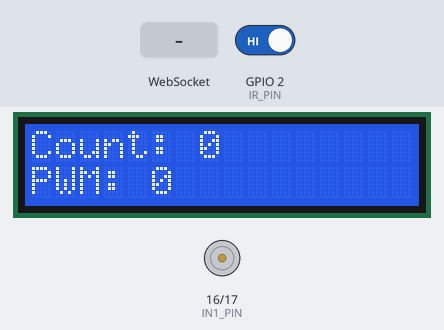
Recording of a program running on a simulated ESP32. On the bench: 16×2 character LCD, motor-driver pin pairs drawn as motors (green arrow = first pin HIGH = forward, orange = second pin HIGH = backward, longer = more drive, scaled by the enable pin). The inputs (shaded band) are chosen by the test bench; at power-on: GPIO 2 (IR_PIN) HIGH. WiFi joins after 1.5 s; servers stay silent unless stated; what the program prints to the serial monitor is not drawn.

Above: at 3.5 s.
3.6 s: WebSocket text "1" received
At 5.0 s:
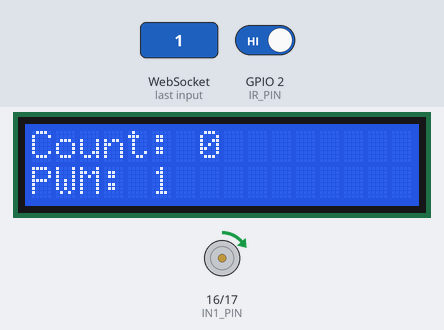
5.3 s: WebSocket text "90" received
At 6.5 s:
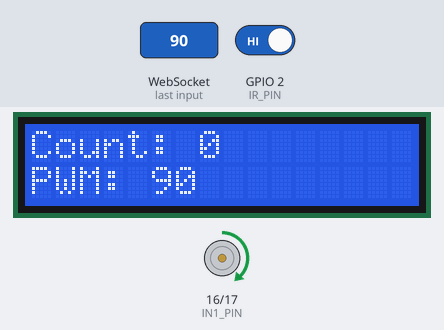
6.9 s: WebSocket text "200" received
At 7.8 s:
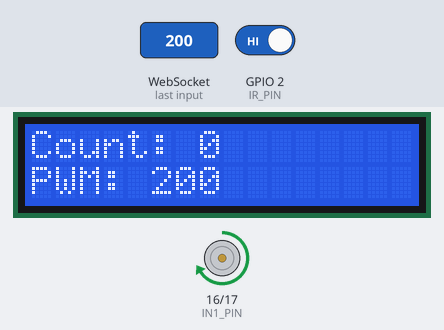
8.5 s: GPIO 2 (IR_PIN) driven LOW
At 9.2 s:
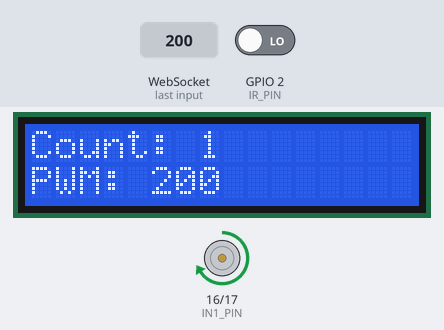
Timing chart, 0 to 11.1 s (numbered marks = the images above; inputs shaded):
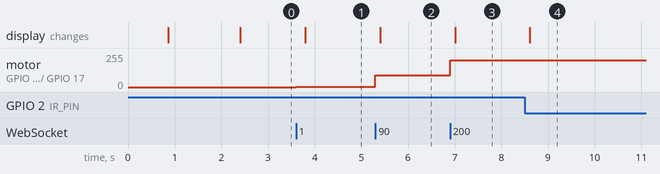

Measured:
- after the input at 3.6 s, motor on GPIO 16 (IN1_PIN) / GPIO 17 (IN2_PIN): stopped → forward 1/255 at once; the display: changes after 0.20 s (image 1)
- after the input at 5.3 s, motor on GPIO 16 (IN1_PIN) / GPIO 17 (IN2_PIN): forward 1/255 → forward 90/255 at once; the display: changes after 0.11 s (image 2)
- after the input at 6.9 s, motor on GPIO 16 (IN1_PIN) / GPIO 17 (IN2_PIN): forward 90/255 → forward 199/255 at once; the display: changes after 0.11 s (image 3)
- after the input at 8.5 s, the display: changes after 0.11 s (image 4)

The program:

main.cpp
```cpp
#include <Arduino.h>
#include <WiFi.h>
#include <esp_now.h>
#include <esp_wifi.h>
#include <Wire.h>
#include <LiquidCrystal_I2C.h>
#include <WebSocketsClient.h> // Library Baru untuk Railway

#define IR_PIN 2
#define SDA_PIN 21
#define SCL_PIN 22

#define ENA_PIN 15
#define IN1_PIN 16
#define IN2_PIN 17

LiquidCrystal_I2C lcd(0x27, 16, 2);

// --- ISI DENGAN HOTSPOT HP KAMU ---
const char* ssid = "Joanna R";
const char* password = "yayayaya";

// --- ISI DENGAN URL RAILWAY (TANPA wss:// DAN TANPA / DI AKHIR) ---
const char* websocket_server = "websocket-production-f022.up.railway.app";
const uint16_t websocket_port = 443; // 443 Wajib untuk WSS (Aman)

WebSocketsClient webSocket;

const int PWM_CH = 0;
const int PWM_FREQ = 20000;
const int PWM_RES = 8;
volatile int pwmValue = 0;

uint32_t counter = 0;
int lastIR = HIGH;
const unsigned long COUNT_LOCKOUT_MS = 80;
unsigned long lastCountMs = 0;
const unsigned long LCD_INTERVAL = 200;
unsigned long lastLcdMs = 0;

typedef struct __attribute__((packed)) { uint8_t emergency; } EspNowMsg;
volatile bool emergencyStop = false;
bool lastEmergencyStop = false;

void motorForward(int pwm) {
  if(emergencyStop) return;
  pwm = constrain(pwm, 0, 255);
  digitalWrite(IN1_PIN, HIGH);
  digitalWrite(IN2_PIN, LOW);
  ledcWrite(PWM_CH, pwm);
}

void motorStop() {
  ledcWrite(PWM_CH, 0);
  digitalWrite(IN1_PIN, LOW);
  digitalWrite(IN2_PIN, LOW);
}

void lcdShowEmergency() {
  lcd.clear();
  lcd.setCursor(0, 0);
  lcd.print("EMERGENCY STOP!!");
  lcd.setCursor(0, 1);
  lcd.print("Motor berhenti");
}

void lcdShowRunTemplate() {
  lcd.clear();
  lcd.setCursor(0, 0);
  lcd.print("Count: ");
  lcd.setCursor(0, 1);
  lcd.print("PWM: ");
}

void lcdUpdateRunValues() {
  lcd.setCursor(7, 0);
  lcd.print(counter);
  lcd.print("     ");
  lcd.setCursor(5, 1);
  lcd.print((int)pwmValue);
  lcd.print("     ");
}

void onEspNowRecv(const uint8_t *mac, const uint8_t *data, int len) {
  if (len != sizeof(EspNowMsg)) return;
  EspNowMsg msg;
  memcpy(&msg, data, sizeof(msg));
  emergencyStop = (msg.emergency == 1);
  if (emergencyStop) motorStop();
  else motorForward(pwmValue);
}

// Fungsi jika dapat data dari Railway
void webSocketEvent(WStype_t type, uint8_t * payload, size_t length) {
    if(type == WStype_TEXT) {
        String msg = (char*)payload;
        pwmValue = msg.toInt();
        Serial.print("Dari Railway -> PWM: ");
        Serial.println(pwmValue);

        if(!emergencyStop) motorForward(pwmValue);
    }
}

void setup() {
  Serial.begin(115200); delay(800);

  pinMode(IR_PIN, INPUT_PULLUP);
  pinMode(IN1_PIN, OUTPUT);
  pinMode(IN2_PIN, OUTPUT);
  ledcSetup(PWM_CH, PWM_FREQ, PWM_RES);
  ledcAttachPin(ENA_PIN, PWM_CH);

  Wire.begin(SDA_PIN, SCL_PIN);
  lcd.init(); lcd.backlight();

  // 1. Konek ke Hotspot HP
  WiFi.mode(WIFI_AP_STA);
  WiFi.begin(ssid, password);
  Serial.print("Menyambung ke Internet...");
  while (WiFi.status() != WL_CONNECTED) { delay(500); Serial.print("."); }
  Serial.println("\nInternet Terhubung!");

  // 2. Setup ESP-NOW
  if (esp_now_init() != ESP_OK) Serial.println("ESP-NOW FAIL!");
  esp_now_register_recv_cb(onEspNowRecv);

  // 3. Konek ke Railway
  webSocket.beginSSL(websocket_server, websocket_port, "/");
  webSocket.onEvent(webSocketEvent);
  webSocket.setReconnectInterval(5000); // Coba konek lagi tiap 5 detik kalau putus

  lcdShowRunTemplate();
  lcdUpdateRunValues();
  Serial.println("Node B Siap Menerima Perintah dari Railway!");
}

void loop() {
  webSocket.loop(); // Wajib ada agar ESP32 terus ngecek pesan dari Railway

  if (emergencyStop != lastEmergencyStop) {
    lastEmergencyStop = emergencyStop;
    if (emergencyStop) lcdShowEmergency();
    else { lcdShowRunTemplate(); lcdUpdateRunValues(); }
  }
  if (emergencyStop) { delay(20); return; }

  int irNow = digitalRead(IR_PIN);
  if (lastIR == HIGH && irNow == LOW) {
    unsigned long now = millis();
    if (now - lastCountMs >= COUNT_LOCKOUT_MS) {
      lastCountMs = now;
      counter++;
    }
  }
  lastIR = irNow;

  if (millis() - lastLcdMs >= LCD_INTERVAL) {
    lastLcdMs = millis();
    lcdUpdateRunValues();
  }
}
```
